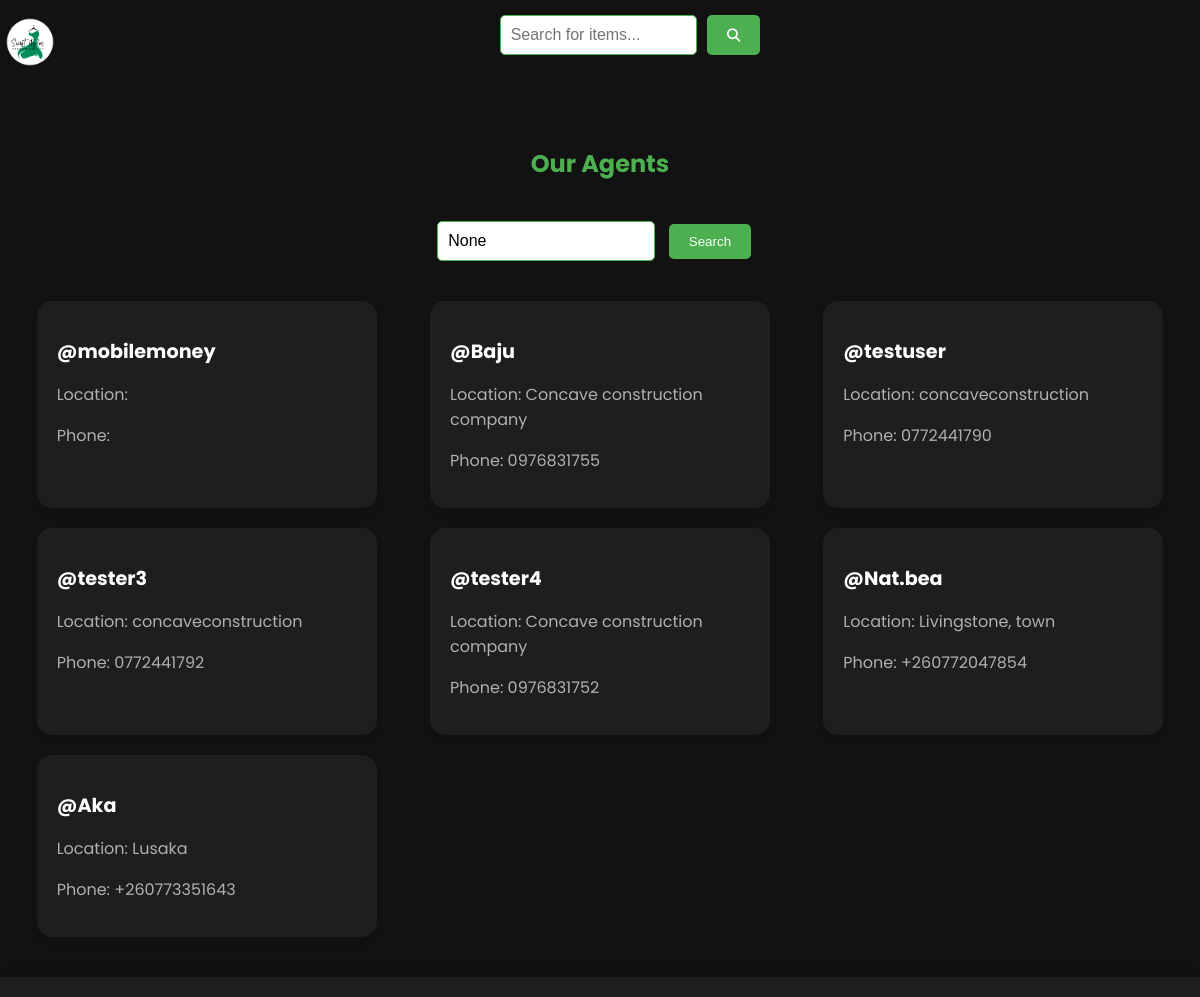
/agents/, run on an earlier commit of the app's database.
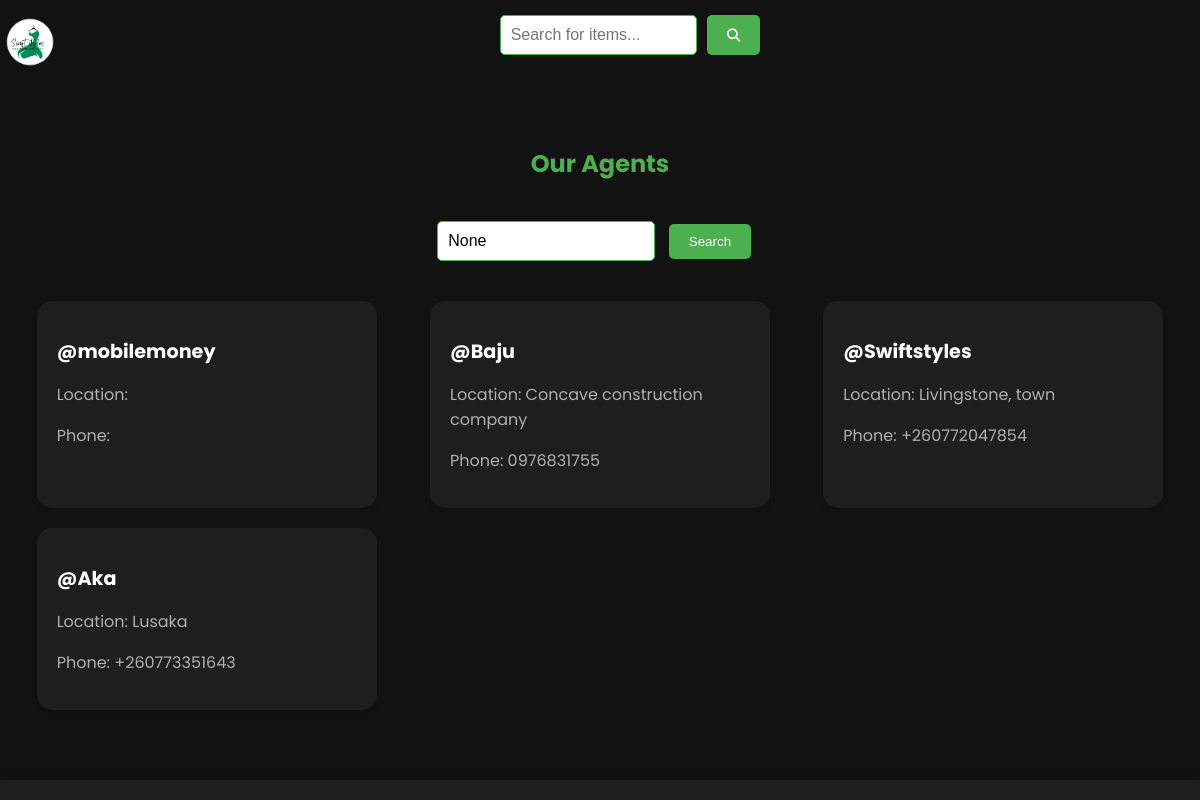
And on a later commit of the database.
### users/models.py (models this page shows, shortened)
class CustomUser(AbstractUser):
    first_name = models.CharField(max_length=100)
    last_name = models.CharField(max_length=100)
    phone_number = models.CharField(max_length=13, unique=True)
    house_number = models.CharField(max_length=50)
    business_location = models.CharField(max_length=255)
    profile_pic = models.ImageField(upload_to='profile_pics/', null=True, blank=True)
    profile_pic_thumbnail = models.ImageField(upload_to='profile_pics/thumbnails/', null=True, blank=True)
    is_approved = models.BooleanField(default=False)
    is_admin = models.BooleanField(default=False)  # Add this line

### mma/views.py (the view)
# urls.py: path('agents/', views.agent_list, name='agent_list'),
def agent_list(request):
    query = request.GET.get('q')
    if query:
        agents = CustomUser.objects.filter(business_location__icontains=query, is_admin=False)
    else:
        agents = CustomUser.objects.filter(is_admin=False)
    return render(request, 'agent_list.html', {
        'agents': agents,
        'query': query,
    })

### mma/templates/agent_list.html (shortened to what this page needs)
{% extends 'base.html' %}
{% block content %}
<div class="dashboard-container">
    <h1 class="page-title">Our Agents</h1>
    <div class="search-form">
        <form method="GET" action="{% url 'agent_list' %}">
            <input type="text" name="q" class="search-input" placeholder="Search by location..." value="{{ query }}">
            <button type="submit" class="search-btn">Search</button>
        </form>
    </div>
    {% if agents %}
        <div class="card-container">
            {% for agent in agents %}
                <div class="card">
                    <h2 class="card-title">@{{ agent.username }}</h2>
                    <p class="card-content">Location: {{ agent.business_location }}</p>
                    <p class="card-content">Phone: {{ agent.phone_number }}</p>
                </div>
            {% endfor %}
        </div>
    {% else %}
        <p>No agents found in this location.</p>
    {% endif %}
</div>
{% endblock %}

What changed in the data, as far as the page shows it:
removed CustomUser: username "testuser", business_location "concaveconstruction", phone_number "0772441790"
removed CustomUser: username "tester3", business_location "concaveconstruction", phone_number "0772441792"
removed CustomUser: username "tester4", business_location "Concave construction company", phone_number "0976831752"
changed CustomUser "Livingstone, town": username "Nat.bea" → "Swiftstyles"
